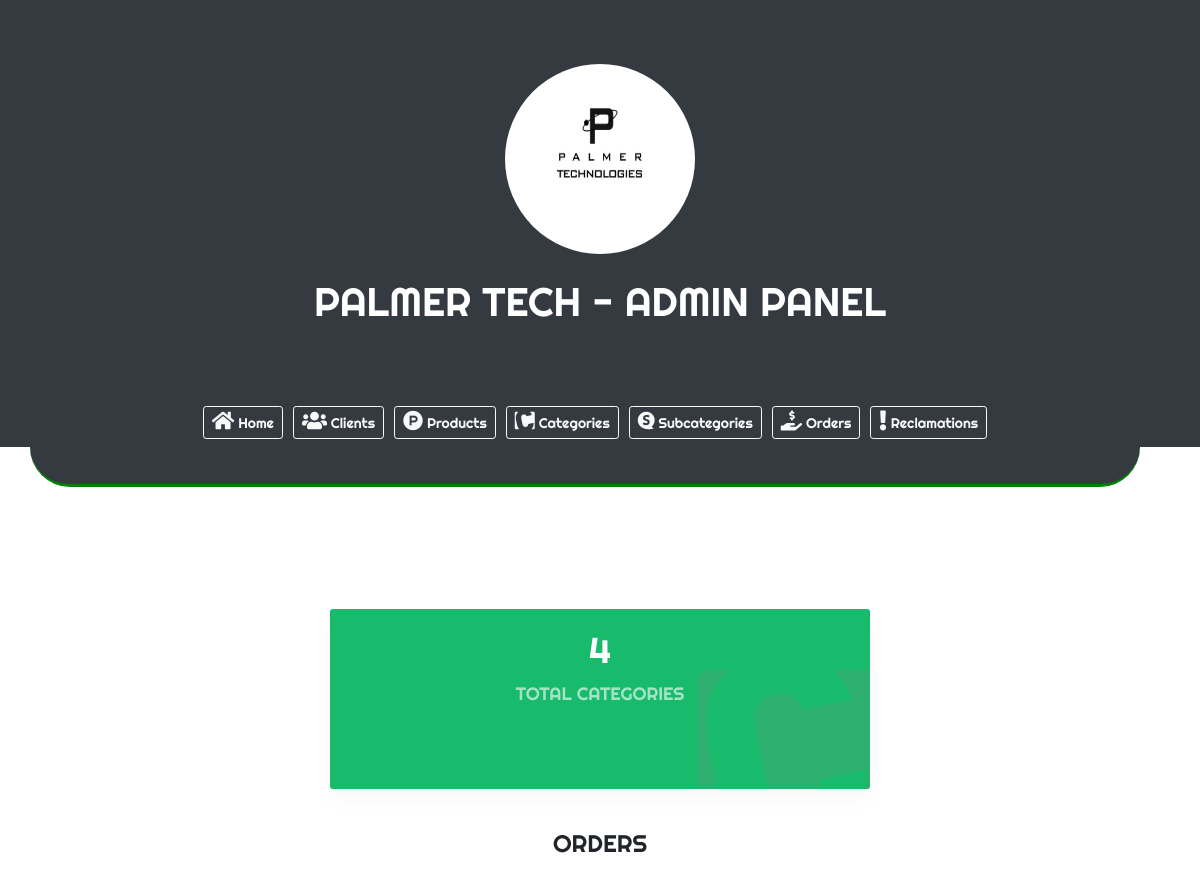
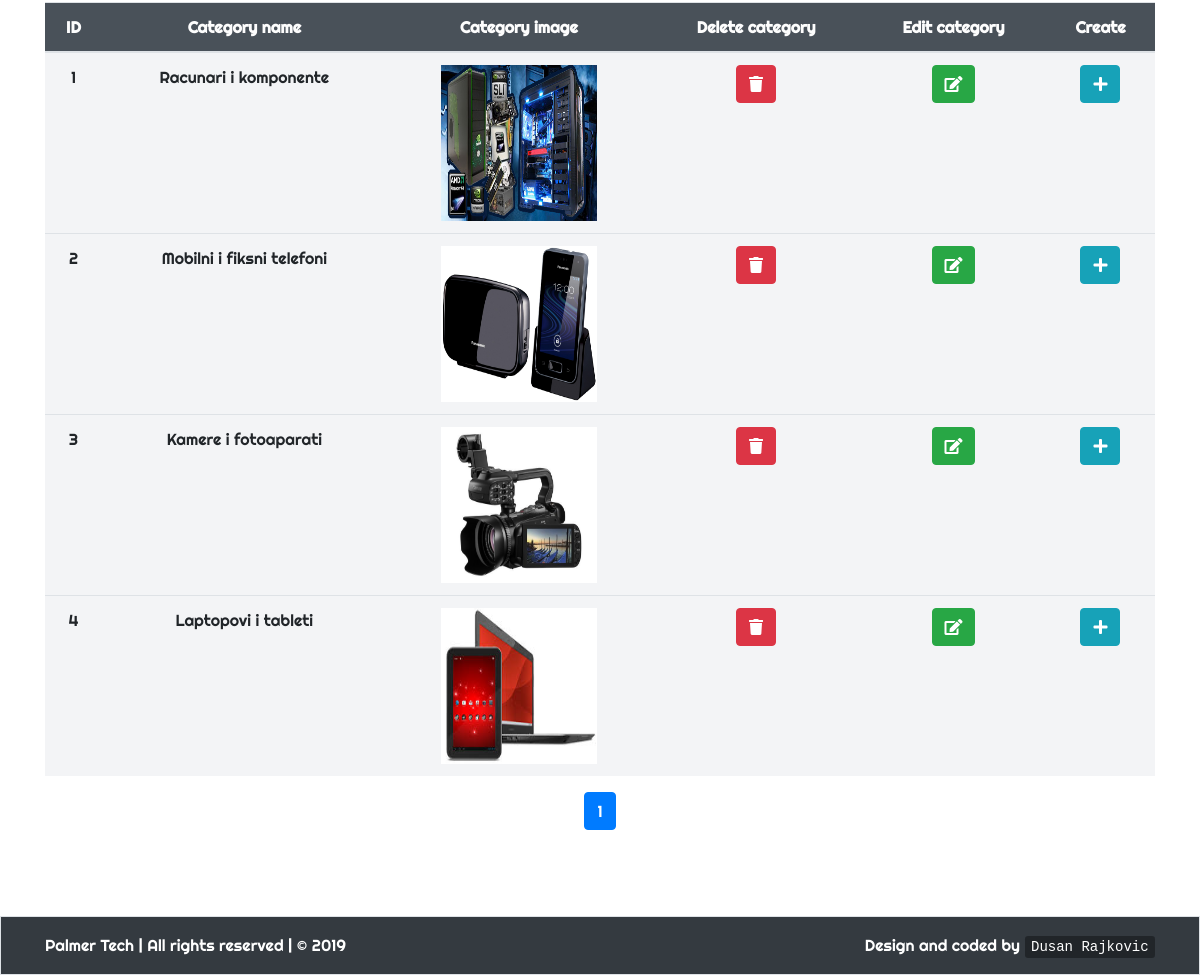
The app's page /admin/kategorije.php with its own data (2 pictures, top to bottom).
### tables this page shows
CREATE TABLE `kategorija` (
  `kategorija_id` int(4) NOT NULL,
  `kategorija_ime` varchar(30) NOT NULL,
  `kategorija_slika` longtext NOT NULL
);

### admin/kategorije.php (the view, shortened to what this page needs)
	<!DOCTYPE html>
	<html lang="en">
			<head>
				<link rel="stylesheet" href="../css/bootstrap.min.css">
				<link rel="stylesheet" href="https://cdnjs.cloudflare.com/ajax/libs/font-awesome/4.7.0/css/font-awesome.min.css">
				<link rel="stylesheet" href="https://use.fontawesome.com/releases/v5.3.1/css/all.css">
				<link href="../css/animate.css" rel="stylesheet" type="text/css" />
				<link href="../css/aos.css" rel="stylesheet" type="text/css" />
				<link href="css/style.css" rel="stylesheet" type="text/css" />
			</head>
<body onload="myFunction()" style="margin:0;">
	<div class="jumbotron text-center bg-dark" style="margin-bottom:0; border-radius: 0 !important;">
		<img class="img-fluid rounded-circle animated zoomInDown" style="height:190px; width:190px;" src="../images/palmertech.jpg"><br><br>
		<h1 class="display-5 animated bounceInLeft text-white">PALMER TECH - ADMIN PANEL</h1>
	</div>
	<nav class="navbar justify-content-center sticky-top navbar-icon-top navbar-expand-lg navbar-dark bg-dark">
	<div class="collapse navbar-collapse justify-content-md-center" id="navbarSupportedContent">
		<ul class="navbar-nav">
			<div class="btn-group pmenu">
				<button type="button" class="btn btn-outline-light btn-sm" onclick="document.location.href='index.php'">
					<i class="fas fa-home" style="font-size:20px;"></i> Home
				</button>
			</div>
			<div class="btn-group pmenu">
				<button type="button" class="btn btn-outline-light btn-sm" onclick="document.location.href='korisnici.php'">
					<i class="fas fa-users" style="font-size:20px;"></i> Clients
				</button>
			</div>
			<div class="btn-group pmenu">
				<button type="button" class="btn btn-outline-light btn-sm" onclick="document.location.href='artikli.php'">
					<i class="fab fa-product-hunt" style="font-size:20px;"></i> Products
				</button>
			</div>
			<div class="btn-group pmenu">
				<button type="button" class="btn btn-outline-light btn-sm" onclick="document.location.href='kategorije.php'">
					<i class="fab fa-contao" style="font-size:20px;"></i> Categories
				</button>
			</div>
			<div class="btn-group pmenu">
				<button type="button" class="btn btn-outline-light btn-sm" onclick="document.location.href='potkategorije.php'">
					<i class="fab fa-speakap" style="font-size:20px;"></i> Subcategories
				</button>
			</div>
			<div class="btn-group pmenu">
				<button type="button" class="btn btn-outline-light btn-sm" onclick="document.location.href='narudzbine.php'">
					<i class="fas fa-hand-holding-usd" style="font-size:20px;"></i> Orders
				</button>
			</div>
			<div class="btn-group pmenu">
				<button type="button" class="btn btn-outline-light btn-sm" onclick="document.location.href='reklamacije.php'">
					<i class="fas fa-exclamation" style="font-size:20px;"></i> Reclamations
				</button>
			</div>
		</ul>
	</div>
	</nav>
	<div class="container">
		<div class="row bg-dark" style="border-bottom: 3px solid green; height:40px; width:100%; border-bottom-right-radius: 45px; border-bottom-left-radius: 45px;">
		</div>
	</div>
	<br><br><br>
	<section class="statistic statistic2 text-center">
			<div class="container">
					<div class="row justify-content-center">
							<div class="col-md-6 col-lg-6">
									<div class="statistic__item statistic__item--grn">
										<?php
										include("../includes/connection.php");
										$query="select count(*) as total from kategorija";
										$stmt = $conn->prepare($query);
										$stmt->execute();
										$totalrow = $stmt->fetch();
										echo '<h2 class="number">'.$totalrow['total'].'</h2>';
										 ?>
											<span class="desc">Total categories</span>
											<div class="icon">
													<i class="fab fa-contao"></i>
											</div>
									</div>
							</div>
					</div>
			</div>
	</section>
	<div class="container text-center" style="padding-bottom: 70px;">
		<h4 class="animated bounceInRight text-center" style="padding-bottom: 10px;">ORDERS</h4>
		<table class="table" style="background: #F3F4F6;">
		<thead class="text-white" style="background: #1F2833; opacity: 0.8;">
			<tr>
				<th scope="col">ID</th>
				<th scope="col">Category name</th>
				<th scope="col">Category image</th>
				<th scope="col">Delete category</th>
				<th scope="col">Edit category</th>
				<th scope="col">Create</th>
			</tr>
		</thead>
		<tbody>
			<?php
				include("../includes/connection.php");
				$showRecordPerPage = 5;
				if(isset($_GET['page']) && !empty($_GET['page']))
				{
					$currentPage = $_GET['page'];
				}
				else
				{
					$currentPage = 1;
				}
				$startFrom = ($currentPage * $showRecordPerPage) - $showRecordPerPage;
				$empSQL = "select * FROM kategorija order by kategorija_id ASC LIMIT $startFrom, $showRecordPerPage";
				$stmt = $conn->prepare($empSQL);
				$stmt->execute();
				while($row = $stmt->fetch())
				{
					echo "<tr>";
					echo "<td>".$row['kategorija_id'];
					echo "<td>".$row['kategorija_ime'];
					echo '<td><img src="../'.$row['kategorija_slika'].'" class="lele" style="width:156px;height:156px"></td>';
					echo '<td><a class="btn btn-danger" href="obrisi.php?kid='.$row['kategorija_id'].'"><i class="fas fa-trash"></i></a>';
					echo '<td><a class="btn btn-success" href="izmeni_kategoriju.php?kid='.$row['kategorija_id'].'"><i class="fas fa-edit"></i></a>';
					echo '<td><a class="btn btn-info" href="" data-toggle="modal" data-target="#addnc"><i class="fas fa-plus"></i></a>';
					echo "</tr>";
				}
			?>
		</tbody>
	</table>
	<nav aria-label="Page navigation">
	<ul class="pagination justify-content-center">
	<li class="page-item active"><a class="page-link" href="?page=<?php echo $currentPage ?>"><?php echo $currentPage ?></a></li>
	</ul>
	</nav>
	</div>
	<section class="copyright border bg-dark">
		<div class="container">
				<div class="row">
						<div class="col-md-6 pt-3 text-left">
								<p class="text-white">Palmer Tech | All rights reserved | © 2019</p>
						</div>
						<div class="col-md-6 pt-3 text-right">
								<p class="text-white">Design and coded by <a href="" class="btn-link" style="text-decoration:none;"><kbd>Dusan Rajkovic</kbd></a></p>
						</div>
				</div>
		</div>
	</section>
</body>
</html>

### admin/css/style.css (style rules this page uses)
body { font-family: 'Righteous', cursive; }
.statistic { padding-top: 57px; }
.statistic__item { border: 1px solid #e5e5e5; background: #fff; padding: 20px 30px; position: relative; min-height: 180px; overflow: hidden; margin-bottom: 40px; }
.statistic__item h2 { font-size: 36px; font-weight: 300; color: #4272d7; }
.statistic__item .desc { font-size: 18px; text-transform: uppercase; font-weight: 300; color: rgba(128, 128, 128, 0.6); }
.statistic__item .icon { display: inline-block; position: absolute; bottom: -50px; right: -7px; }
.statistic__item .icon i { font-size: 180px; color: #808080; opacity: .2; line-height: 1; vertical-align: baseline; }
.statistic__item--grn { background: #18BB6B; }
.statistic2 { padding-top: 50px; }
.statistic2 .statistic__item { border: none; -webkit-border-radius: 3px; -moz-border-radius: 3px; border-radius: 3px; -webkit-box-shadow: 0px 10px 20px 0px rgba(0, 0, 0, 0.03); -moz-box-shadow: 0px 10px 20px 0px rgba(0, 0, 0, 0.03); box-shadow: 0px 10px 20px 0px rgba(0, 0, 0, 0.03); }
.statistic2 .statistic__item h2 { color: #fff; }
.statistic2 .statistic__item .desc { color: rgba(255, 255, 255, 0.6); }
.pmenu { padding-right: 10px; }

### records on screen
kategorija: kategorija_id "1", kategorija_ime "Racunari i komponente", kategorija_slika (picture)
kategorija: kategorija_id "2", kategorija_ime "Mobilni i fiksni telefoni", kategorija_slika (picture)
kategorija: kategorija_id "3", kategorija_ime "Kamere i fotoaparati", kategorija_slika (picture)
kategorija: kategorija_id "4", kategorija_ime "Laptopovi i tableti", kategorija_slika (picture)

### other values on screen
$totalrow['total'] "4"
$currentPage "1"
